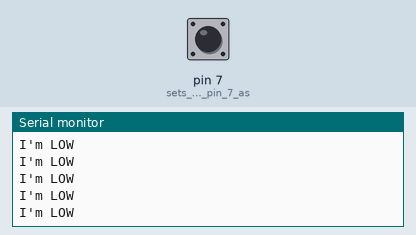
Recording of a sketch running on a simulated Arduino Uno, built with avr-gcc and run on an emulated ATmega328P. Parts: the last lines printed to the serial monitor. Inputs (shaded band) come from the test bench; at power-on: pin 7 (sets_the_digital_pin_7_as) LOW.

Above: at 1.2 s.
1.3 s: pin 7 (sets_the_digital_pin_7_as) pulled HIGH for 0.15 s
At 1.68 s:
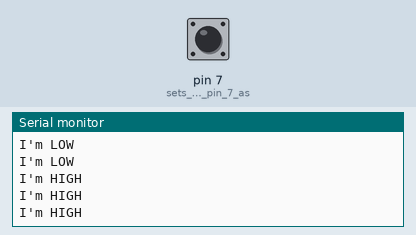
4.4 s: pin 7 (sets_the_digital_pin_7_as) pulled HIGH for 1 s
At 4.77 s:
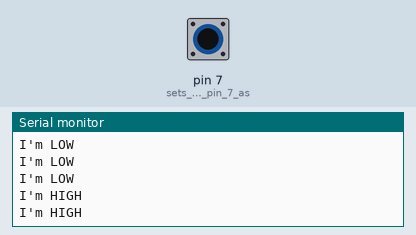

The sketch:

arduino_digital_read.ino
```cpp
int state = 0;

void setup() {
  Serial.begin(2400);
  pinMode(7, INPUT);    // sets the digital pin 7 as input
}

void loop() {
  if(digitalRead(7) == HIGH){
    Serial.println("I'm HIGH");
  }
  else if (digitalRead(7) == LOW){
    Serial.println("I'm LOW");
  }
}
```

Measured:
- after the input at 1.3 s, the serial monitor: prints a new line after 0.27 s (image 1)
